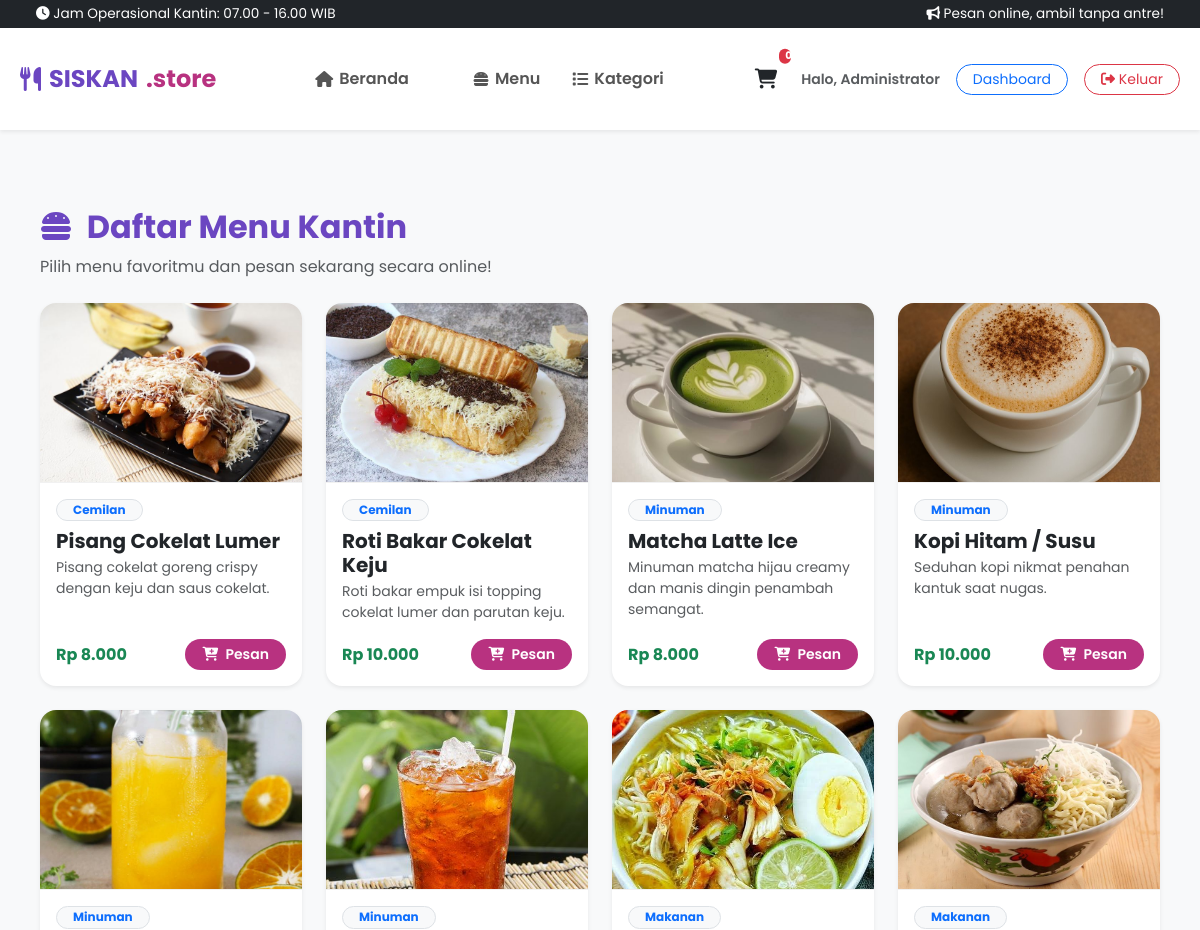
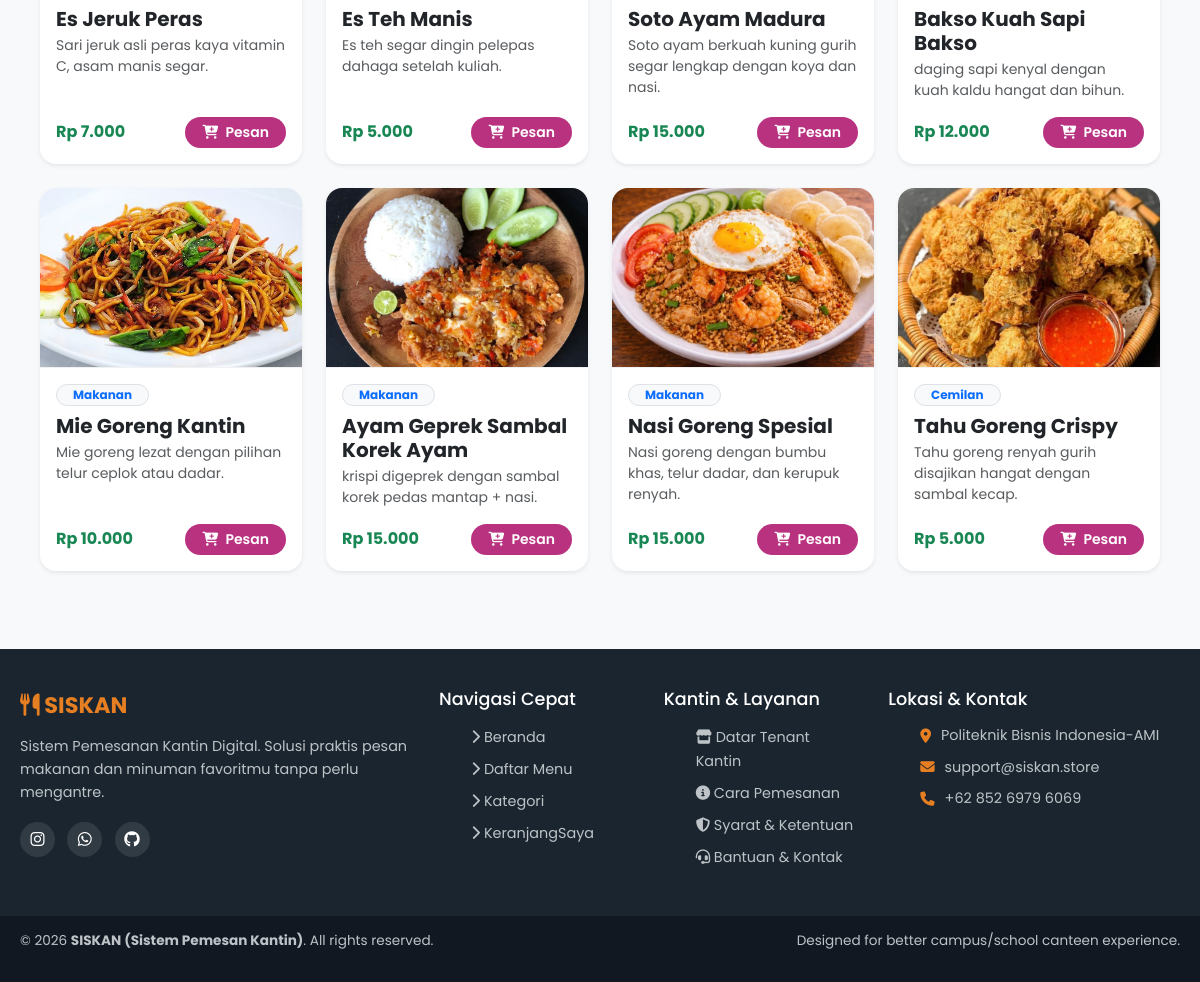
The app's page /index.php?page=products (signed in) with its own data (2 pictures, top to bottom).
### tables this page shows
CREATE TABLE `products` (
  `id` int(11) NOT NULL,
  `nama` varchar(100) NOT NULL,
  `kategori` varchar(50) NOT NULL,
  `harga` int(11) NOT NULL,
  `deskripsi` text DEFAULT NULL,
  `gambar` varchar(255) DEFAULT 'default.jpg',
  `created_at` timestamp NOT NULL DEFAULT current_timestamp()
);

### app/controllers/ProductController.php (called while the page is built, shortened)
<?php
class ProductController {
    private $conn;
    public function __construct() {
        global $conn;
        $this->conn = $conn;
    }
    public function index() {
        try {
            $stmt = $this->conn->prepare("SELECT * FROM products ORDER BY id DESC");
            $stmt->execute();
            $products = $stmt->fetchAll(PDO::FETCH_ASSOC);
        } catch (PDOException $e) {
            $products = [];
        }
        require_once __DIR__ . '/../../views/pages/products.php';
    }
}

### views/pages/products.php (the view)
<?php
require_once __DIR__ . '/../components/header.php';
?>
<div class="container my-4">
    <div class="mb-4">
        <h2 class="fw-bold" style="color: #6B46C1;"><i class="fa-solid fa-burger me-2"></i> Daftar Menu Kantin</h2>
        <p class="text-muted">Pilih menu favoritmu dan pesan sekarang secara online!</p>
    </div>
    <div class="row g-4">
        <?php if (empty($products)): ?>
            <div class="col-12 text-center py-5">
                <p class="text-muted fs-5">Belum ada menu yang tersedia saat ini.</p>
            </div>
        <?php else: ?>
            <?php foreach ($products as $item): ?>
                <div class="col-md-3 col-sm-6">
                    <div class="card h-100 border-0 shadow-sm rounded-4 overflow-hidden">
                        <img src="<?= htmlspecialchars($item['gambar']) ?>" class="card-img-top" alt="<?= htmlspecialchars($item['nama']) ?>" style="height: 180px; object-fit: cover;" onerror="this.src='https://via.placeholder.com/300x180?text=SISKAN.store'">
                        <div class="card-body d-flex flex-column">
                            <span class="badge bg-light text-primary border rounded-pill align-self-start mb-2 px-3 small">
                                <?= htmlspecialchars($item['kategori'] ?? 'Umum') ?>
                            </span>
                            <h5 class="card-title fw-bold text-dark mb-1"><?= htmlspecialchars($item['nama']) ?></h5>
                            <p class="text-muted small mb-3 flex-grow-1"><?= htmlspecialchars($item['deskripsi'] ?? '-') ?></p>
                            <div class="d-flex align-items-center justify-content-between mt-auto">
                                <span class="fw-bold text-success">Rp <?= number_format($item['harga'], 0, ',', '.') ?></span>
                                <a href="/index.php?action=add_to_cart&id=<?= $item['id'] ?>&nama=<?= urlencode($item['nama']) ?>&harga=<?= $item['harga'] ?>&gambar=<?= urlencode($item['gambar']) ?>" class="btn btn-sm text-white rounded-pill px-3 fw-semibold" style="background-color: #B83280;">
                                    <i class="fa-solid fa-cart-plus me-1"></i> Pesan
                                </a>
                            </div>
                        </div>
                    </div>
                </div>
            <?php endforeach; ?>
        <?php endif; ?>
    </div>
</div>
<?php
require_once __DIR__ . '/../components/footer.php';
?>

### public/css/style.css (style rules this page uses)
* { margin: 0; padding: 0; box-sizing: border-box; font-family: 'Poppins', sans-serif; }
body { background-color: #f8f9fa; color: #333; display: flex; flex-direction: column; min-height: 100vh; }
.container { max-width: 1200px; margin: 0 auto; padding: 0 20px; }
.card { transition: transform 0.3s ease, box-shadow 0.3s ease; }
.card-img-top { border-bottom: 1px solid #f1f1f1; transition: transform 0.3s ease; }

### records on screen
products: gambar (picture), kategori "Cemilan", nama "Pisang Cokelat Lumer", deskripsi "Pisang cokelat goreng crispy dengan keju dan saus cokelat.", harga "8.000"
products: gambar (picture), kategori "Cemilan", nama "Roti Bakar Cokelat Keju", deskripsi "Roti bakar empuk isi topping cokelat lumer dan parutan keju.", harga "10.000"
products: gambar (picture), kategori "Minuman", nama "Matcha Latte Ice", deskripsi "Minuman matcha hijau creamy dan manis dingin penambah semangat.", harga "8.000"
products: gambar (picture), kategori "Minuman", nama "Kopi Hitam / Susu", deskripsi "Seduhan kopi nikmat penahan kantuk saat nugas.", harga "10.000"
products: gambar (picture), kategori "Minuman", nama "Es Jeruk Peras", deskripsi "Sari jeruk asli peras kaya vitamin C, asam manis segar.", harga "7.000"
products: gambar (picture), kategori "Minuman", nama "Es Teh Manis", deskripsi "Es teh segar dingin pelepas dahaga setelah kuliah.", harga "5.000"
products: gambar (picture), kategori "Makanan", nama "Soto Ayam Madura", deskripsi "Soto ayam berkuah kuning gurih segar lengkap dengan koya dan nasi.", harga "15.000"
products: gambar (picture), kategori "Makanan", nama "Bakso Kuah Sapi Bakso", deskripsi "daging sapi kenyal dengan kuah kaldu hangat dan bihun.", harga "12.000"
products: gambar (picture), kategori "Makanan", nama "Mie Goreng Kantin", deskripsi "Mie goreng lezat dengan pilihan telur ceplok atau dadar.", harga "10.000"
products: gambar (picture), kategori "Makanan", nama "Ayam Geprek Sambal Korek Ayam", deskripsi "krispi digeprek dengan sambal korek pedas mantap + nasi.", harga "15.000"
products: gambar (picture), kategori "Makanan", nama "Nasi Goreng Spesial", deskripsi "Nasi goreng dengan bumbu khas, telur dadar, dan kerupuk renyah.", harga "15.000"
products: gambar (picture), kategori "Cemilan", nama "Tahu Goreng Crispy", deskripsi "Tahu goreng renyah gurih disajikan hangat dengan sambal kecap.", harga "5.000"

### other values on screen
$_SESSION['user_nama'] "Administrator"
